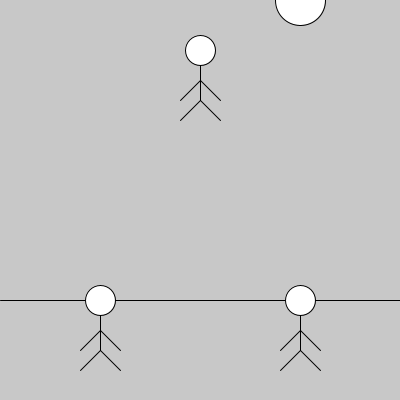
Frame 1 (no input)
Frame 60 (the mouse pressed at the canvas centre just before this capture): identical to frame 1, image omitted
Frame 120 (the mouse held since frame 60 and released just before this capture): identical to frame 1, image omitted

The Processing sketch that drew this single still picture (run headless with seeded random() and noise(); from frame 60 on, the mouse is pressed at the canvas centre):

// Processing sketch: clase_05_02_2023_funciones_3
// ── clase_05_02_2023_funciones_3.pde

void setup() {
  size(400, 400);
  textSize(30);
}

void draw() {
  background(200);
  dibujarPaisaje();
  personaje(100, 300);
  personaje(200, 50);
  personaje(300, 300);
  
}

// ── funciones.pde
void personaje(int posX, int posY) {
  line(posX, posY, posX, posY+50); //Cuerpo
  ellipse(posX, posY, 30, 30); //Cabeza
  line(posX, posY+50, posX+20, posY+70); //Pierna Izq
  line(posX, posY+50, posX-20, posY+70); //Pierna Der
  line(posX, posY+30, posX+20, posY+50); //Mano Izq
  line(posX, posY+30, posX-20, posY+50); //Mano Der
}

void dibujarPaisaje() {
  line(0,300, 400, 300);
  ellipse(300,0,50, 50);
}
